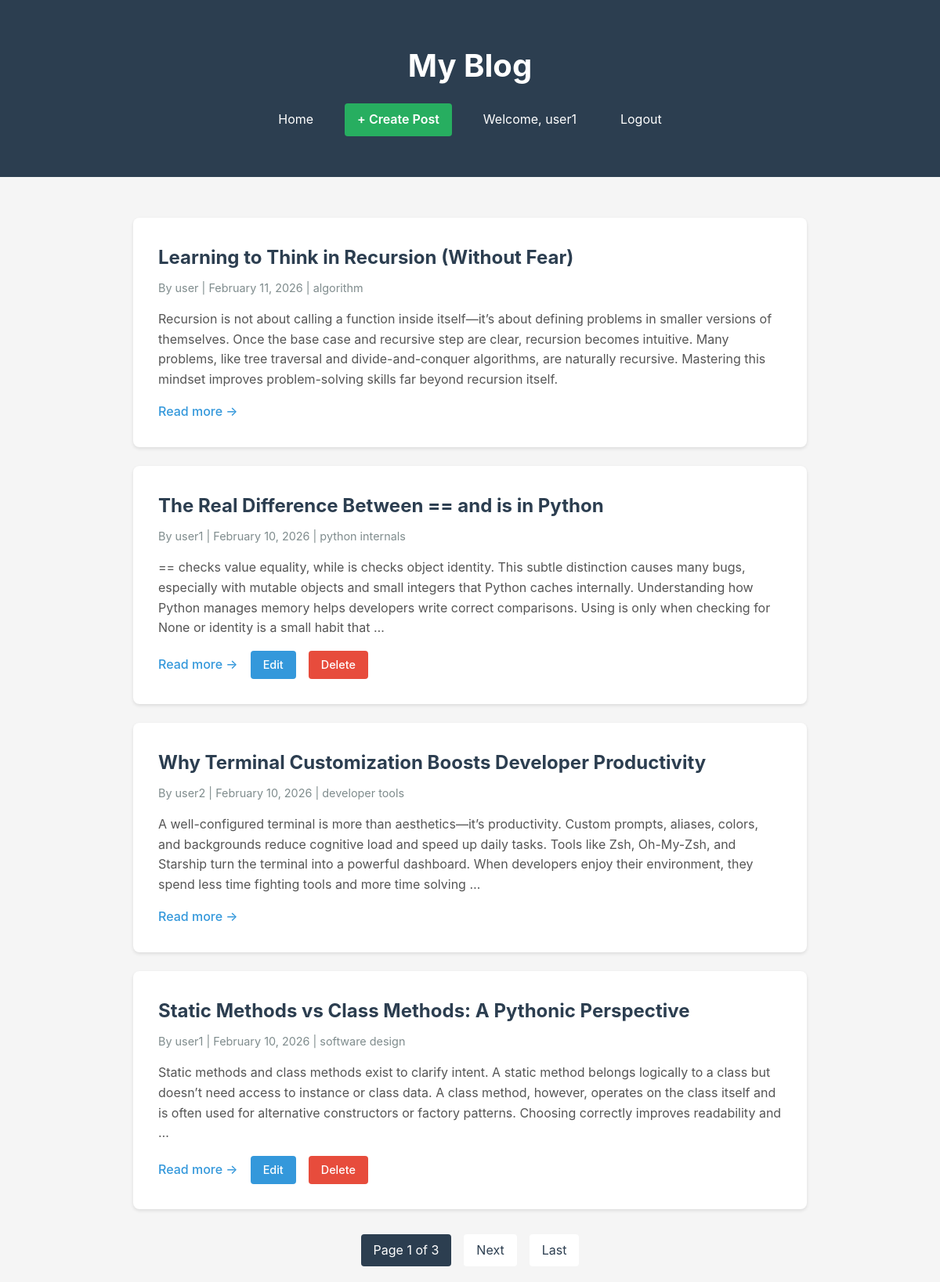
Screenshot of / (signed in) with the database file from the repository.
### blog/models.py (models this page shows, shortened)
class Post(models.Model):
    STATUS_CHOICES = (
        ('draft', 'Draft'),
        ('published', 'Published')
    )
    title = models.CharField(max_length=200)
    slug = models.SlugField(unique=True, max_length=100, blank=True)
    author = models.ForeignKey(User, on_delete=models.CASCADE, related_name='blog_posts')
    content = models.TextField()
    category = models.CharField(max_length=100, blank=True, null=True)
    status = models.CharField(max_length=10, choices=STATUS_CHOICES, default='draft')
    created_at = models.DateTimeField(auto_now_add=True)
    updated_at = models.DateTimeField(auto_now=True)
    class Meta:
        ordering = ['-created_at']

### blog/views.py (the view)
# urls.py: path('', views.post_list, name='home'),
def post_list(request):
    posts_list = Post.objects.filter(status='published').order_by('-created_at')
    paginator = Paginator(posts_list, 4)  # 4 posts per page
    page_number = request.GET.get('page')
    posts = paginator.get_page(page_number)
    context = {
        'posts': posts,
        'is_paginated': posts.has_other_pages(),
        'page_obj': posts
    }
    return render(request, 'home.html', context)

### blog/templates/home.html (shortened to what this page needs)
<!DOCTYPE html>
<html lang="en">
<head>
</head>
<body>
    <header>
        <div class="container">
            <h1>My Blog</h1>
            <nav class="header-nav">
                <a href="{% url 'home' %}" class="nav-link">Home</a>
                {% if user.is_authenticated %}
                    <a href="{% url 'post_create' %}" class="nav-link btn-create">+ Create Post</a>
                    <span class="nav-link">Welcome, {{ user.username }}</span>
                    <a href="{% url 'logout' %}" class="nav-link">Logout</a>
                {% else %}
                    <a href="{% url 'login' %}" class="nav-link">Login</a>
                {% endif %}
            </nav>
        </div>
    </header>
    <div class="container">
        {% if posts %}
            {% for post in posts %}
            <article class="post">
                <h2>
                    <a href="{% url 'post_detail' post.slug %}">{{ post.title }}</a>
                </h2>
                <div class="post-meta">
                    By {{ post.author.username }} | {{ post.created_at|date:"F d, Y" }}
                    {% if post.category %}
                        | <span>{{ post.category }}</span>
                    {% endif %}
                </div>
                <div class="post-excerpt">
                    {{ post.content|truncatewords:50 }}
                </div>
                <div class="post-actions">
                    <a href="{% url 'post_detail' post.slug %}" class="read-more">Read more →</a>
                    {% if user.is_authenticated and user == post.author %}
                        <a href="{% url 'post_update' post.slug %}" class="btn-edit">Edit</a>
                        <a href="{% url 'post_delete' post.slug %}" class="btn-delete">Delete</a>
                    {% endif %}
                </div>
            </article>
            {% endfor %}
            {% if is_paginated %}
            <div class="pagination">
                <span class="current">
                    Page {{ page_obj.number }} of {{ page_obj.paginator.num_pages }}
                </span>
                {% if page_obj.has_next %}
                    <a href="?page={{ page_obj.next_page_number }}">Next</a>
                    <a href="?page={{ page_obj.paginator.num_pages }}">Last</a>
                {% endif %}
            </div>
            {% endif %}
        {% else %}
            <div class="no-posts">
                <h2>No posts yet</h2>
                <p>Check back later for new content!</p>
            </div>
        {% endif %}
    </div>
</body>
</html>

### blog/templates/home.html (style rules this page uses)
* { margin: 0; padding: 0; box-sizing: border-box; }
body { font-family: -apple-system, BlinkMacSystemFont, "Segoe UI", Roboto, "Helvetica Neue", Arial, sans-serif; line-height: 1.6; color: #333; background-color: #f5f5f5; }
.container { max-width: 900px; margin: 0 auto; padding: 20px; }
header { background: #2c3e50; color: white; padding: 2rem 0; margin-bottom: 2rem; }
header h1 { text-align: center; font-size: 2.5rem; margin-bottom: 1rem; }
.header-nav { display: flex; justify-content: center; align-items: center; gap: 1.5rem; flex-wrap: wrap; }
.nav-link { color: white; text-decoration: none; padding: 0.5rem 1rem; border-radius: 4px; transition: background 0.3s; }
.btn-create { background: #27ae60; font-weight: 600; }
.post { background: white; padding: 2rem; margin-bottom: 1.5rem; border-radius: 8px; box-shadow: 0 2px 4px rgba(0,0,0,0.1); }
.post h2 { color: #2c3e50; margin-bottom: 0.5rem; }
.post h2 a { color: #2c3e50; text-decoration: none; }
.post-meta { color: #7f8c8d; font-size: 0.9rem; margin-bottom: 1rem; }
.post-excerpt { color: #555; margin-bottom: 1rem; }
.post-actions { display: flex; gap: 1rem; align-items: center; }
.read-more { display: inline-block; color: #3498db; text-decoration: none; font-weight: 500; }
.btn-edit, .btn-delete { display: inline-block; padding: 0.4rem 1rem; border-radius: 4px; text-decoration: none; font-size: 0.9rem; font-weight: 500; }
.btn-edit { background: #3498db; color: white; }
.btn-delete { background: #e74c3c; color: white; }
.pagination { display: flex; justify-content: center; gap: 1rem; margin-top: 2rem; }
.pagination a, .pagination span { padding: 0.5rem 1rem; background: white; border-radius: 4px; text-decoration: none; color: #2c3e50; }
.pagination .current { background: #2c3e50; color: white; }

### rows the page displays
Post: title "Learning to Think in Recursion (Without Fear)", author.username "user", created_at "February 11, 2026", category "algorithm", content "Recursion is not about calling a function inside itself—it’s about defining problems in smaller versions of themselves. Once the base case and recursive step are clear, recursion becomes intuitive. Many problems, like tree traversal and divide-and-conquer algorithms, are naturally recursive. Mastering this mindset improves problem-solving skills far beyond recursion itself."
Post: title "The Real Difference Between == and is in Python", author.username "user1", created_at "February 10, 2026", category "python internals", content "== checks value equality, while is checks object identity. This subtle distinction causes many bugs, especially with mutable objects and small integers that Python caches internally. Understanding how Python manages memory helps developers write correct comparisons. Using is only when checking for None or identity is a small habit that …", shows "Edit"
Post: title "Why Terminal Customization Boosts Developer Productivity", author.username "user2", created_at "February 10, 2026", category "developer tools", content "A well-configured terminal is more than aesthetics—it’s productivity. Custom prompts, aliases, colors, and backgrounds reduce cognitive load and speed up daily tasks. Tools like Zsh, Oh-My-Zsh, and Starship turn the terminal into a powerful dashboard. When developers enjoy their environment, they spend less time fighting tools and more time solving …"
Post: title "Static Methods vs Class Methods: A Pythonic Perspective", author.username "user1", created_at "February 10, 2026", category "software design", content "Static methods and class methods exist to clarify intent. A static method belongs logically to a class but doesn’t need access to instance or class data. A class method, however, operates on the class itself and is often used for alternative constructors or factory patterns. Choosing correctly improves readability and …", shows "Edit"

### other values shown
{{ user.username }} "user1"
{{ page_obj.number }} "1"
{{ page_obj.paginator.num_pages }} "3"
